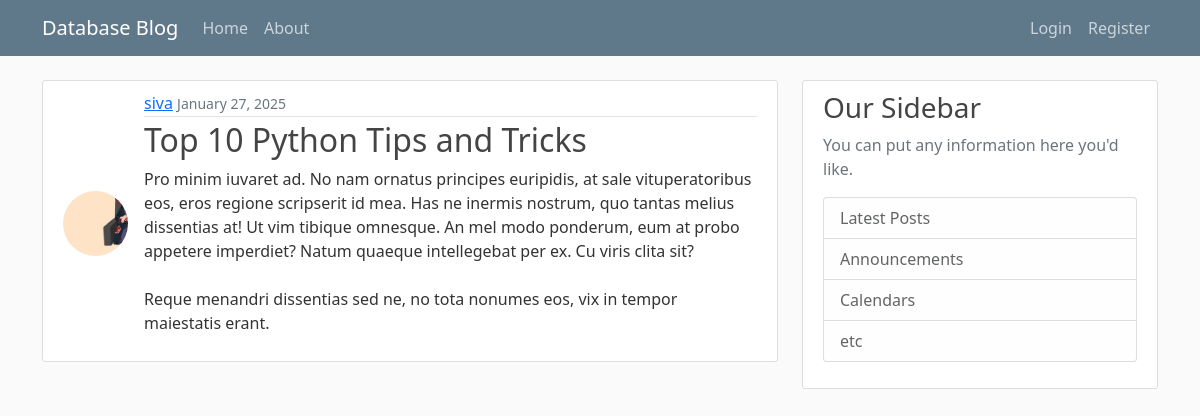
The page /post/29/ on the database its author committed.
### app/models.py (models this page shows, shortened)
class Post(models.Model):
    title = models.CharField(max_length=100)
    content = models.TextField()
    date_posted = models.DateTimeField(default=timezone.now)
    author = models.ForeignKey(User, on_delete=models.CASCADE)

### users/models.py (models this page shows, shortened)
class Profile(models.Model):
    user = models.OneToOneField(User, on_delete=models.CASCADE)
    image = models.ImageField(default='default.jpg', upload_to='profile_pics')

### app/views.py (the view)
# urls.py: path('post/<int:pk>/', PostDetailView.as_view(), name='post-detail'),
class PostDetailView(DetailView):
    model = Post
    template_name = 'blog/post_detail.html'

### app/templates/blog/post_detail.html (shortened to what this page needs)
{% extends "blog/base.html" %}
{% block content %}
    <article class="media content-section d-flex align-items-center mb-2 ">
        <img class="rounded-circle article-img mr-3" src="{{ object.author.profile.image.url }}">
        <div class="media-body">
            <div class="article-metadata">
                <a class="mr-2" href="{% url 'user-posts' object.author.username %}">{{ object.author }}</a>
                <small class="text-muted">{{ object.date_posted|date:"F d, Y" }}</small>
            </div>
            <h2 class="article-title" >{{ object.title }}</h2>
            <p class="article-content">{{ object.content }}</p>
        </div>
    </article>
{% endblock content %}

### app/static/blog/main.css (style rules this page uses)
body { background: #fafafa; color: #333333; margin-top: 5rem; }
h1, h2, h3, h4, h5, h6 { color: #444444; }
.content-section { background: #ffffff; padding: 10px 20px; border: 1px solid #dddddd; border-radius: 3px; margin-bottom: 20px; }
.article-title { color: #444444; }
.article-content { white-space: pre-line; }
.article-img { height: 65px; width: 65px; margin-right: 16px; object-fit: cover; margin-top: 5px; }
.article-metadata { padding-bottom: 1px; margin-bottom: 4px; border-bottom: 1px solid #e3e3e3 }
.media-body { flex: 1; }

### rows shown on the page
Post: author.profile.image (picture), author "siva", date_posted "January 27, 2025", title "Top 10 Python Tips and Tricks", content "Pro minim iuvaret ad. No nam ornatus principes euripidis, at sale vituperatoribus eos, eros regione scripserit id mea. Has ne inermis nostrum, quo tantas melius dissentias at! Ut vim tibique omnesque. An mel modo ponderum, eum at probo appetere imperdiet? Natum quaeque intellegebat per ex. Cu viris clita sit? Reque menandri dissentias sed ne, no tota nonumes eos, vix in tempor maiestatis erant."
